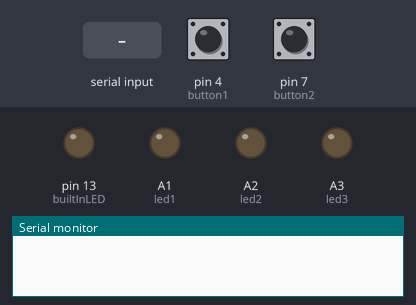
A sketch run on a simulated Arduino Uno, built with avr-gcc and run on an emulated ATmega328P. Parts: output pins drawn as LEDs (lit = HIGH), the last lines printed to the serial monitor. The inputs (shaded band) are chosen by the test bench; at power-on: pin 4 (button1) LOW, pin 7 (button2) LOW.

Above: at 1.2 s.
1.3 s: "1\n" received over Serial
At 2.4 s:
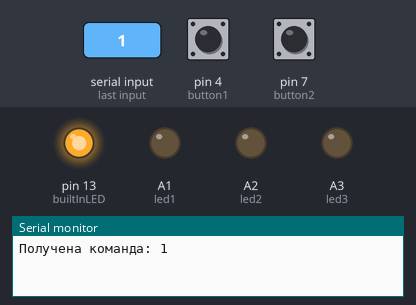
2.8 s: byte 51 ('3') received over Serial
At 3.6 s:
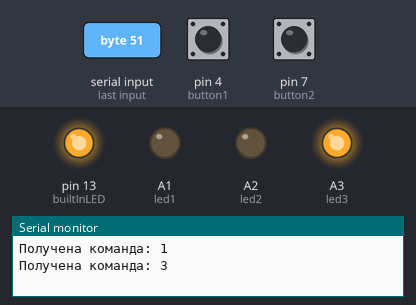
4.3 s: byte 48 ('0') received over Serial
At 4.7 s:
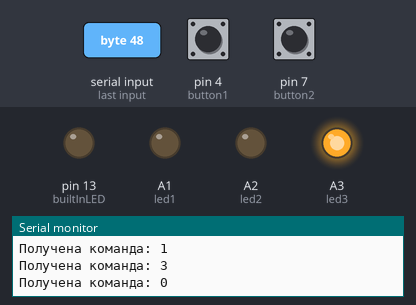
5.8 s: pin 4 (button1) pulled HIGH for 0.15 s
At 5.87 s:
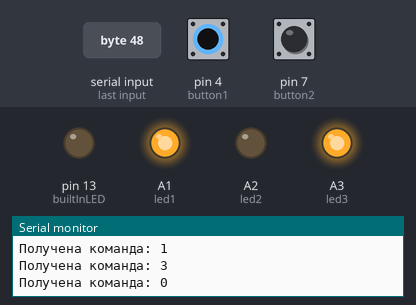
7.4 s: pin 7 (button2) pulled HIGH for 0.15 s
At 8.2 s:
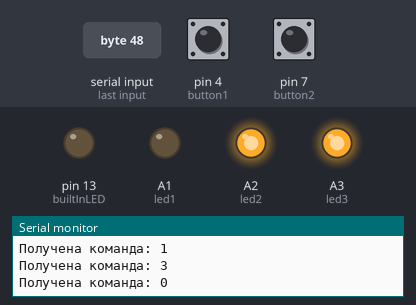
9.0 s: byte 52 ('4') received over Serial
At 9.5 s:
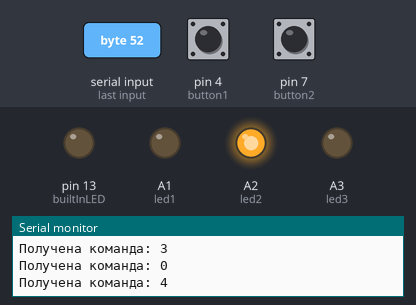
Timing chart, 0 to 11.5 s (numbered marks = the images above; inputs shaded):
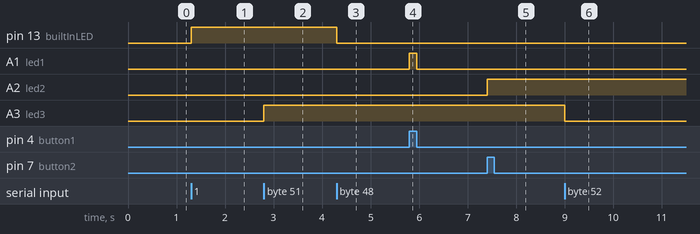

The sketch:

008_three_serial_leds_and_uart_data_transmission..ino
```cpp
const int button1 = 4;     // кнопка для первого светодиода (моментальное включение)
const int led1 = A1;       // первый светодиод

const int button2 = 7;     // кнопка для второго светодиода (переключение)
const int led2 = A2;       // второй светодиод

const int led3 = A3;       // третий светодиод
const int builtInLED = LED_BUILTIN; // встроенный светодиод (на Arduino Uno — пин 13)

bool led2State = false;    // состояние второго светодиода
bool button2LastState = LOW;

void setup() {
    pinMode(button1, INPUT);
    pinMode(led1, OUTPUT);

    pinMode(button2, INPUT);
    pinMode(led2, OUTPUT);

    pinMode(led3, OUTPUT);
    pinMode(builtInLED, OUTPUT);

    Serial.begin(9600);
}

void loop() {
    // Первая часть (светодиод включается при нажатии кнопки, выключается при отпускании)
    int button1State = digitalRead(button1);
    digitalWrite(led1, button1State);

    // Вторая часть (переключение состояния светодиода)
    int button2State = digitalRead(button2);

    if (button2State == HIGH && button2LastState == LOW) {
        led2State = !led2State; // переключаем состояние
        digitalWrite(led2, led2State);
        delay(200); // защита от дребезга контактов
    }
    button2LastState = button2State; // сохраняем состояние кнопки

    // Третья часть (управление светодиодами через Serial)
    if (Serial.available() > 0) {
        char command = Serial.read();

        // Игнорируем символы новой строки и возврата каретки
        if (command == '\n' || command == '\r') return;

        Serial.print("Получена команда: ");
        Serial.println(command);

        switch (command) {
            case '1': // Включить встроенный светодиод
                digitalWrite(builtInLED, HIGH);
                break;
            case '0': // Выключить встроенный светодиод
                digitalWrite(builtInLED, LOW);
                break;
            case '3': // Включить третий светодиод
                digitalWrite(led3, HIGH);
                break;
            case '4': // Выключить третий светодиод
                digitalWrite(led3, LOW);
                break;
            default:
                Serial.println("Неизвестная команда.");
                break;
        }
    }
}
```

Measured:
- after the input at 1.3 s, pin 13 (builtInLED): LOW → HIGH at once
- after the input at 2.8 s, A3 (led3): LOW → HIGH at once
- after the input at 4.3 s, pin 13 (builtInLED): HIGH → LOW at once
- after the input at 5.8 s, A1 (led1): LOW → HIGH at once, → LOW 0.15 s later
- after the input at 7.4 s, A2 (led2): LOW → HIGH at once
- after the input at 9.0 s, A3 (led3): HIGH → LOW at once
